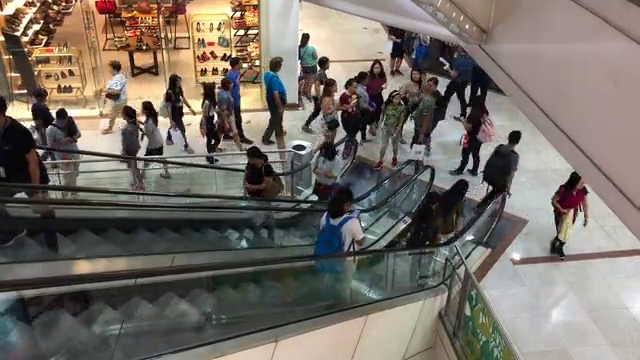
#> input picture frame 22 of crowd_video.mp4, 640 x 360 px
$ python 'crowdoutsourc ing.py'
#> lines starting #> are read from the running program, lines starting #| are printed output that depends on the picture; after the words box and inside, x2 and y2 are one past the last pixel; in counts of white or black regions, pixels touching at a corner belong together
import cv2
import numpy as np

# Video file or camera stream
cap = cv2.VideoCapture('crowd_video.mp4')  # Use 0 for webcam

# Background subtractor
fgbg = cv2.createBackgroundSubtractorMOG2(history=500, varThreshold=100)

while True:
    ret, frame = cap.read()
#> frame is the input picture: shape (360, 640, 3); mean B, G, R 103.3, 111.1, 118.3
    if not ret:
        break

    # Resize for faster processing
    frame = cv2.resize(frame, (640, 480))
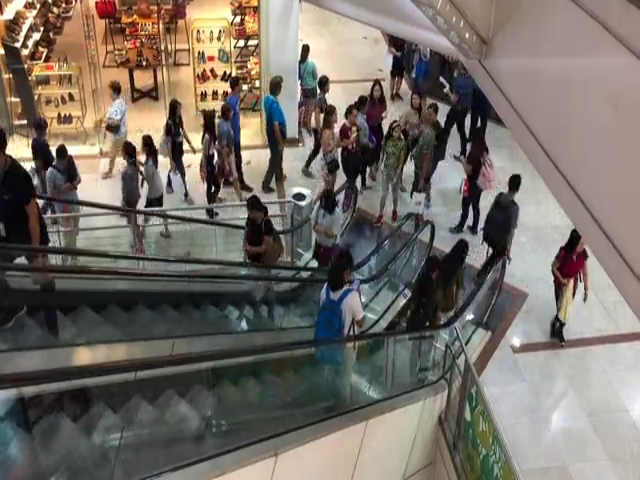
#> frame: shape (480, 640, 3); mean B, G, R 103.3, 111.1, 118.3
    gray = cv2.cvtColor(frame, cv2.COLOR_BGR2GRAY)
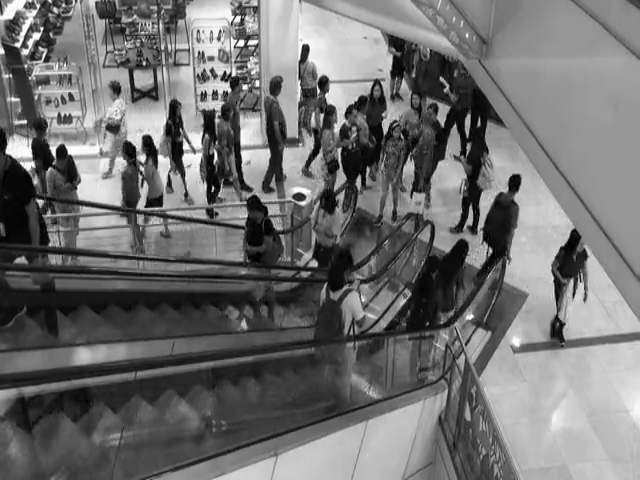
#> gray: shape (480, 640); min 0, max 255, mean 112.4

    # Apply background subtraction
    fgmask = fgbg.apply(gray)
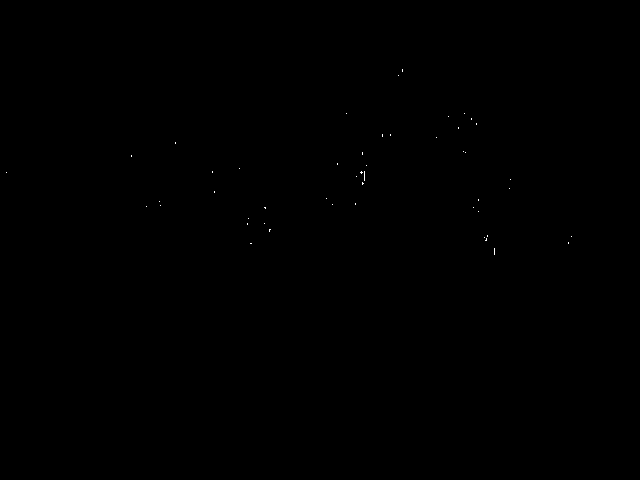
#> fgmask: shape (480, 640); values 127 (black) and 255 (white), 0.03% white in thin lines or dots, all inside (x1, y1, x2, y2) = (6, 69, 572, 255)

    # Morphology to remove noise
    kernel = cv2.getStructuringElement(cv2.MORPH_ELLIPSE, (3, 3))
    fgmask = cv2.morphologyEx(fgmask, cv2.MORPH_OPEN, kernel)
#> fgmask: shape (480, 640); values 127 (black) and 255 (white), 0% white in thin lines or dots, all inside (x1, y1, x2, y2) = (360, 171, 363, 174)

    # Find contours (people-like blobs)
    contours, _ = cv2.findContours(fgmask, cv2.RETR_EXTERNAL, cv2.CHAIN_APPROX_SIMPLE)
#> contours = [[[0, 0], [0, 479], [639, 479], [639, 0]]]

    count = 0
    for cnt in contours:
        if cv2.contourArea(cnt) > 500:  # Filter small movements
            x, y, w, h = cv2.boundingRect(cnt)
            cv2.rectangle(frame, (x, y), (x+w, y+h), (0, 255, 0), 2)
            count += 1
#> this loop made 1 pass
#> (cnt, x, y, w, h, count) on pass 1: ([[0, 0], [0, 479], [639, 479], [639, 0]], 0, 0, 640, 480, 1)
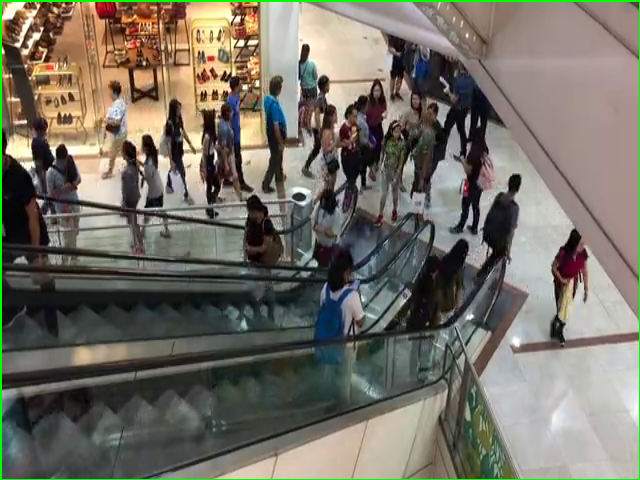
#> frame: shape (480, 640, 3); 1.09% of pixels changed, all inside (x1, y1, x2, y2) = (0, 0, 640, 480)
#> after the loop, count = 1

    # Estimate density as a heatmap
    heatmap = cv2.applyColorMap(fgmask, cv2.COLORMAP_JET)
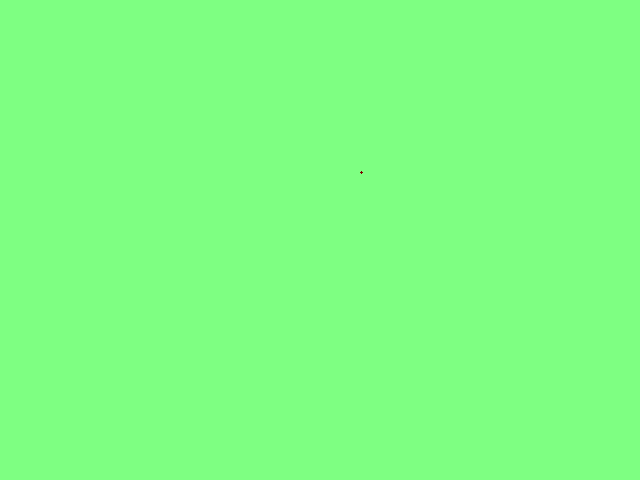
#> heatmap: shape (480, 640, 3); mean B, G, R 130, 255, 126

    # Overlay density
    overlay = cv2.addWeighted(frame, 0.7, heatmap, 0.3, 0)
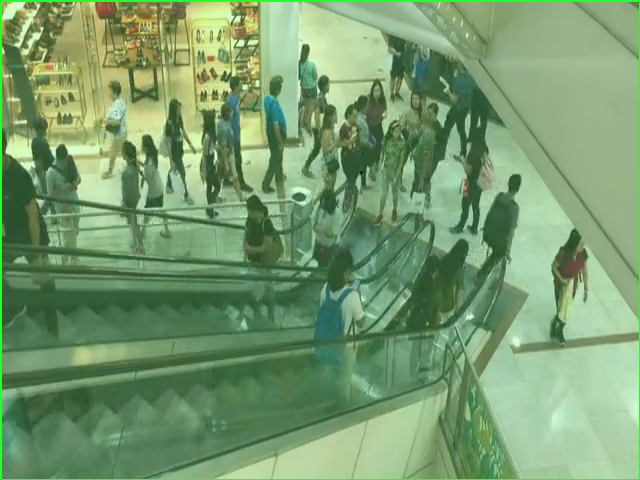
#> overlay: shape (480, 640, 3); mean B, G, R 110.5, 155.3, 119.6

    # Show crowd count
    cv2.putText(overlay, f'Count: {count}', (10, 30),
                cv2.FONT_HERSHEY_SIMPLEX, 1, (0, 0, 255), 2)
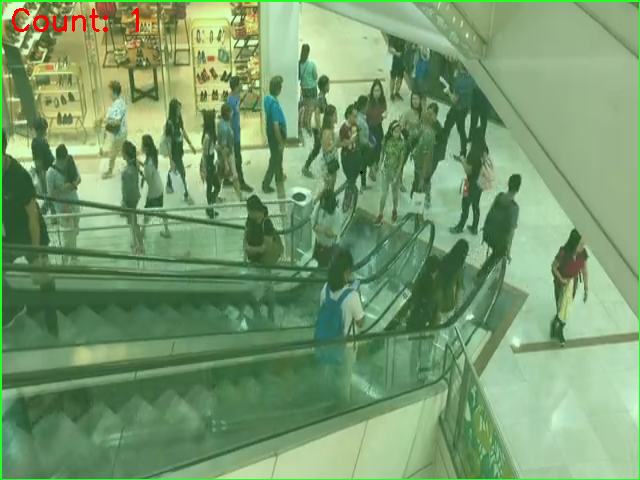
#> overlay: shape (480, 640, 3); 0.24% of pixels changed, all inside (x1, y1, x2, y2) = (12, 8, 139, 32)

    # Display the result
    cv2.imshow('Crowd Counting and Density Estimation', overlay)

    if cv2.waitKey(30) & 0xFF == 27:
#> (key Esc is pressed here)
        break

cap.release()
cv2.destroyAllWindows()

$ run again, starting later in the video
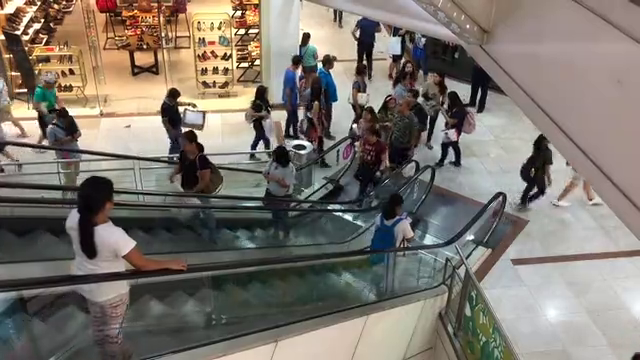
#> input picture frame 100 of crowd_video.mp4, 640 x 360 px
#> frame is the input picture: shape (360, 640, 3); mean B, G, R 109.9, 118.1, 125.2
#> contours = [[[0, 0], [0, 479], [639, 479], [639, 0]]]
#> the loop `for cnt in contours:` made 1 pass
#> (cnt, x, y, w, h, count) on pass 1: ([[0, 0], [0, 479], [639, 479], [639, 0]], 0, 0, 640, 480, 1)
#> after the loop `for cnt in contours:`:
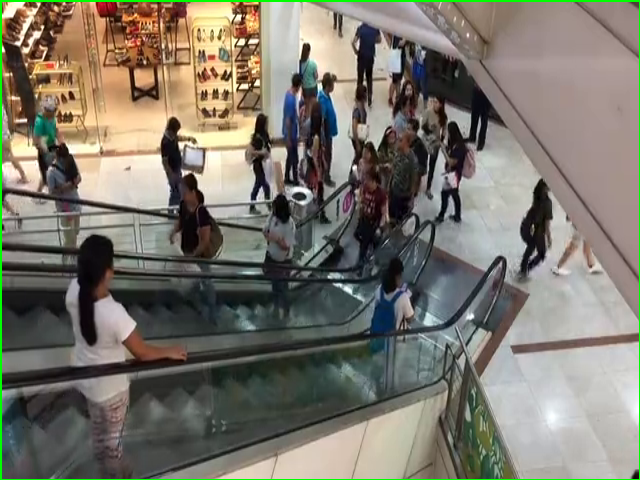
#> frame: shape (480, 640, 3); mean B, G, R 108.7, 119.5, 123.7
#> after the loop `for cnt in contours:`: count = 1
#> `cv2.putText(overlay, f'Count: {count}', (10, 30), cv2.FONT_HERSHEY_SIM..`:
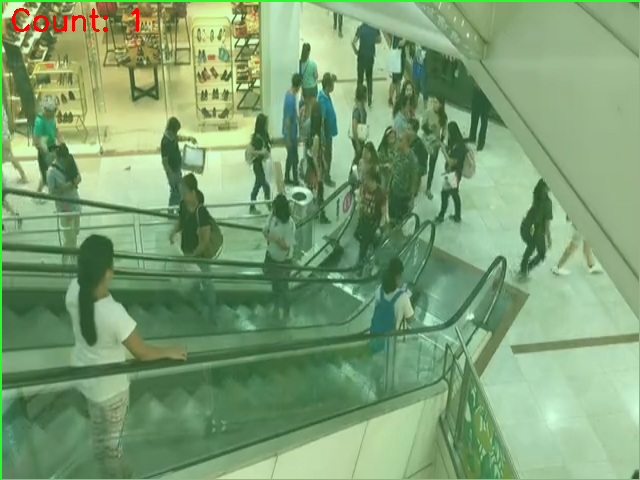
#> overlay: shape (480, 640, 3); mean B, G, R 114.9, 159.8, 124.6

$ run again, starting later in the video
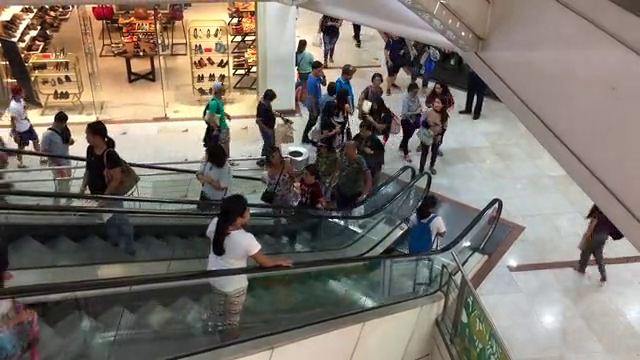
#> input picture frame 178 of crowd_video.mp4, 640 x 360 px
#> frame is the input picture: shape (360, 640, 3); mean B, G, R 107.5, 115.9, 123.8
#> contours = [[[0, 0], [0, 479], [639, 479], [639, 0]]]
#> the loop `for cnt in contours:` made 1 pass
#> (cnt, x, y, w, h, count) on pass 1: ([[0, 0], [0, 479], [639, 479], [639, 0]], 0, 0, 640, 480, 1)
#> after the loop `for cnt in contours:`:
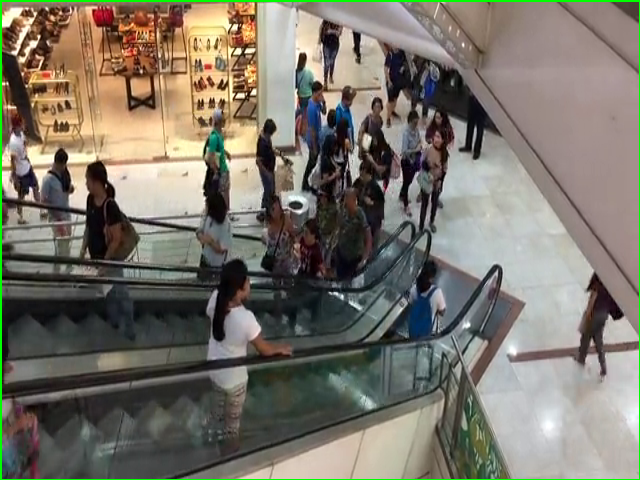
#> frame: shape (480, 640, 3); mean B, G, R 106.3, 117.4, 122.3
#> after the loop `for cnt in contours:`: count = 1
#> `cv2.putText(overlay, f'Count: {count}', (10, 30), cv2.FONT_HERSHEY_SIM..`:
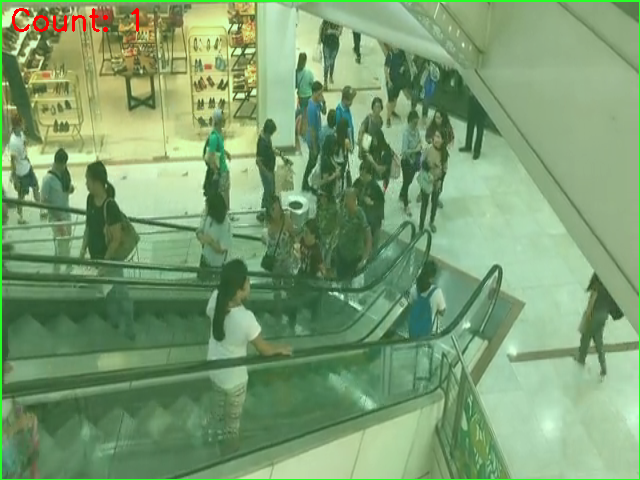
#> overlay: shape (480, 640, 3); mean B, G, R 113.2, 158.3, 123.7
